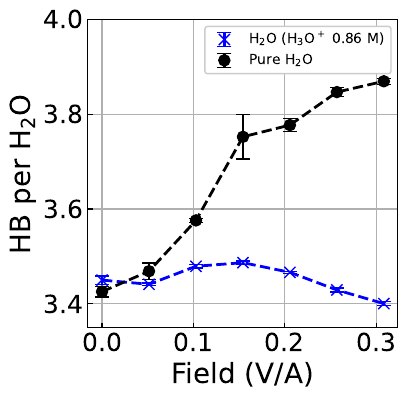

This chart was generated by the following Python code:
import matplotlib.pyplot as plt
from matplotlib import rc
import numpy as np
import matplotlib
import matplotlib.ticker as ticker
import sys

# plot settings
matplotlib.rcParams.update(matplotlib.rcParamsDefault)
smallsize = 10
largesize = 10
plt.rcParams.update({'font.size': largesize})
plt.rc('xtick', labelsize = smallsize, direction='in')
plt.rc('ytick', labelsize= smallsize, direction='in')
plt.rc('axes', labelsize = largesize)
plt.rc('axes', titlesize = largesize, linewidth=0.7)
plt.rc('legend', fontsize=largesize)
plt.rc('lines', markersize=8, linewidth=2)
plt.rc('legend', frameon=True,framealpha=1,)
plt.rcParams['figure.figsize'] = [4,4]
plt.rc('text', usetex=False)
matplotlib.rcParams['mathtext.default'] = 'regular'

ticksize=18
labelsize=20
legendsize=15

field_au2evA=51.422061454950224 #au2eV/au2A

datafile='data_hb/proton-hb.dat'
data=np.loadtxt(datafile)
datafile_pure_h2o='data_hb/h2o-hb.dat'
data_pure_h2o=np.loadtxt(datafile_pure_h2o)
error=True

######   water in 0.86 M H3O^+   ##############

field       =    data[:,0]*field_au2evA
h2o_d       =    (data[:,1])
h2o_d_err   =    data[:,2]

filename='Figure4a'
label =[r'H$_2$O (H$_3$O$^+$ 0.86 M)']
plot_data    = [  h2o_d ]
#plot_data[0]-=plot_data[0][0]
plot_data_err=[  h2o_d_err ]
ylabel=r"HB per H$_2$O"
y_min=3.35
y_max=4.0
   
   
######   Pure water   ##############
factor=1
x=field
ndata=len(label)
for i in range(ndata):
 # Plot with error bars
 plt.errorbar(x, 2*plot_data[i],yerr=plot_data_err[i], fmt='x', capsize=5, label=label[i],color='blue')
 plt.plot(x, 2*plot_data[i],color='blue',linestyle='--') 

h2o_pure      =    (data_pure_h2o[:,1]-data_pure_h2o[0,1])
h2o_pure      =    data_pure_h2o[:,1]
h2o_pure_err  =    data_pure_h2o[:,2]
field_pure     =    data_pure_h2o[:,0]*field_au2evA

plt.errorbar(field_pure, 2*h2o_pure,yerr=h2o_pure_err, fmt='o', capsize=5, label=r'Pure H$_2$O',color='black')
plt.plot(field_pure, 2*h2o_pure,color='black',linestyle='--')

##########################################


# Customize the plot
plt.xlabel('Field (V/A)',fontsize=labelsize)
plt.ylabel(ylabel,fontsize=labelsize)
plt.legend()
plt.grid(True)

plt.ylim([y_min,y_max]) 
plt.xticks(fontsize=ticksize)
plt.yticks(fontsize=ticksize)
plt.locator_params(axis='x', nbins=5)
plt.locator_params(axis='y', nbins=6)
plt.savefig('{}.pdf'.format(filename),bbox_inches='tight')
print('{}.pdf'.format(filename))

